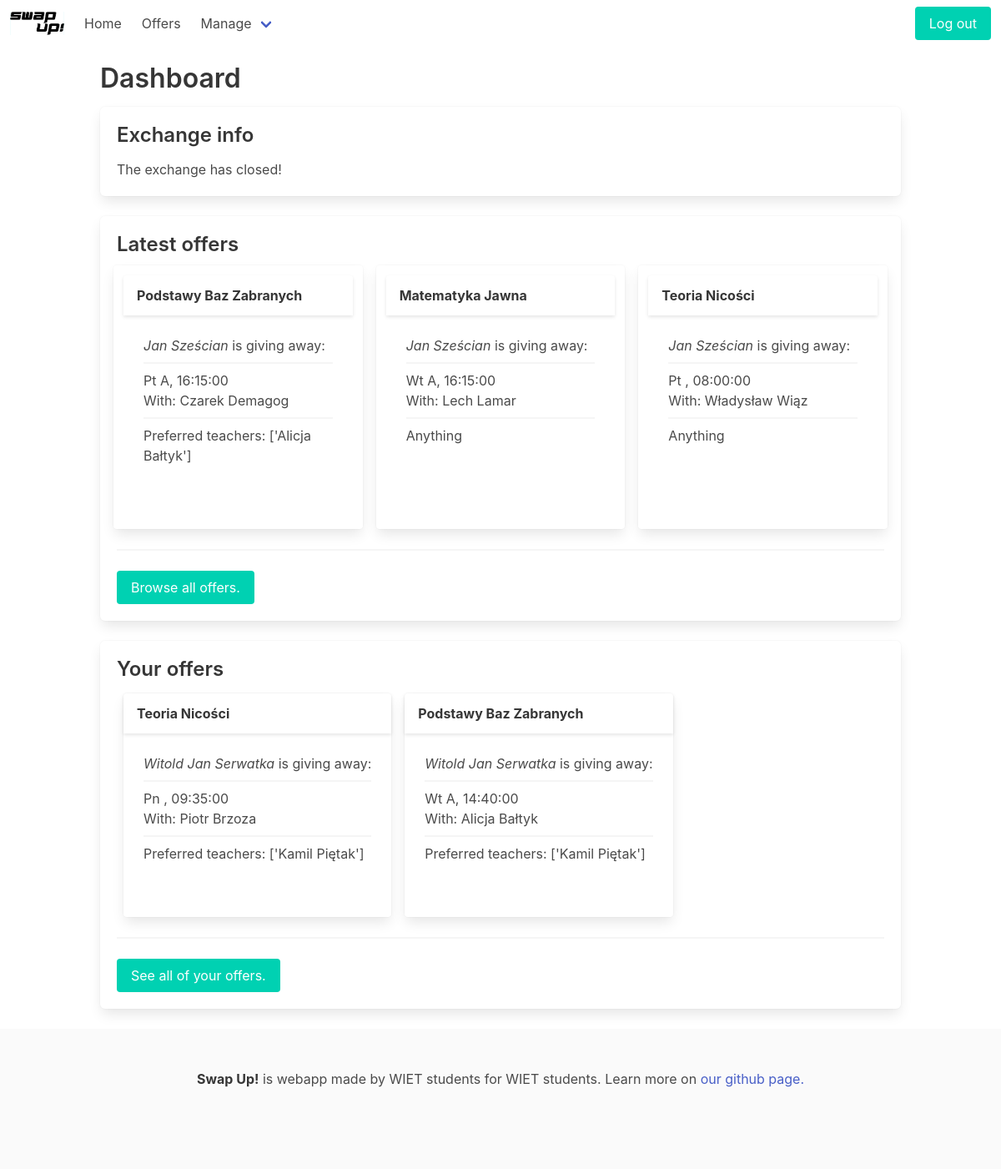
Screenshot of /exchange/ (signed in) with the database file from the repository.
### exchange/models.py (models this page shows, shortened)
class Subject(models.Model):
    name = models.CharField(max_length=30, null=True)
    category = models.CharField(max_length=30, null=True)
    path = models.CharField(max_length=30, choices=PATHS, null=True)
    semester = models.IntegerField(choices=Semester.choices, null=True)
    mandatory = models.BooleanField(null=True)

class Teacher(models.Model):
    TITLES = [
        ('inż.', 'inżynier'),
        ('mgr. inż.', 'magister inżynier'),
        ('dr.', 'doktor'),
        ('dr. inż.', 'doktor inżynier')
    ]
    name = models.CharField(max_length=60, null=True)
    title = models.CharField(max_length=30, choices=TITLES, null=True)

### exchange/views.py (the view)
# urls.py: path('', views.dashboard, name='dashboard'),
@login_required()
def dashboard(request):
    latest_offers = Offer.objects.all().exclude(student=request.user.student)
    if len(latest_offers) > 3:
        latest_offers = latest_offers[:3]
    user_offers = Offer.objects.all().filter(student=request.user.student)
    if len(user_offers) > 3:
        user_offers = user_offers[:3]
    l_offers = [o.dictionary() for o in latest_offers]
    u_offers = [o.dictionary() for o in user_offers]
    exchange_closed = Exchange.objects.get(semester=request.user.student.semester).end_time
    print(exchange_closed)
    return render(request, 'exchange/dashboard.html', {"l_offers": l_offers, "u_offers": u_offers, "date": exchange_closed})

### exchange/templates/exchange/dashboard.html (shortened to what this page needs)
{% extends 'base.html' %}
{% block content %}
<div class="container content">
    <h1 class="hero">Dashboard</h1>
    <section class="box">
        <h3 class="hero">Exchange info</h3>
        <p id="countdown"></p>
    </section>
    <section class="box">
        <h3 class="hero">Latest offers</h3>
        <div class="columns">
            {% if l_offers %}
                {% for offer in l_offers %}
                <div class="column card mx-2 mt-2">
                    <header class="card-header">
                    <p class="card-header-title">
                        {{ offer.subject }}
                    </p>
                    </header>
                    <div class="card-content">
                        <div class="content">
                            <em>{{offer.student}}</em> is giving away:
                            <hr class="my-2">
                            {{offer.time}} <br>
                            With: {{offer.teacher}}
                            <hr class="my-2">
                            {% if offer.preferred_days or offer.preferred_times or offer.preferred_teachers %}
                                {% if offer.preferred_teachers %}
                                    <p>Preferred teachers: {{offer.preferred_teachers}}</p>
                                {% endif %}
                            {% else %}
                                Anything
                            {% endif %}
                            <br>
                        </div>
                    </div>
                </div>
            {% endfor %}
          {% else %}
              <p>No offers available at the moment.</p>
          {% endif %}
        </div>
        <hr>
        <a href="{% url 'offers' %}" class="button is-primary">Browse all offers.</a>
    </section>
    <section class="box">
        <h3 class="hero">Your offers</h3>
        <div class="is-flex is-flex-direction-row">
            {% if u_offers %}
                {% for offer in u_offers %}
                <div class="card mx-2">
                    <header class="card-header">
                        <p class="card-header-title">
                            {{ offer.subject }}
                        </p>
                    </header>
                    <div class="card-content">
                        <div class="content">
                            <em>{{offer.student}}</em> is giving away:
                            <hr class="my-2">
                            {{offer.time}} <br>
                            With: {{offer.teacher}}
                            <hr class="my-2">
                            {% if offer.preferred_days or offer.preferred_times or offer.preferred_teachers %}
                                {% if offer.preferred_teachers %}
                                    <p>Preferred teachers: {{offer.preferred_teachers}}</p>
                                {% endif %}
                            {% else %}
                            Anything
                            {% endif %}
                            <br>
                        </div>
                    </div>
                </div>
                {% endfor %}
            {% else %}
                <p>You have no public offers at the moment.</p>
            {% endif %}
        </div>
        <hr>
        <a href="{% url 'user-offers' %}" class="button is-primary">See all of your offers.</a>
    </section>
</div>
{% endblock %}

### rows the page displays
Subject: subject "Podstawy Baz Zabranych", subject "Podstawy Baz Zabranych"
Teacher: teacher "Czarek Demagog"
Subject: subject "Matematyka Jawna"
Teacher: teacher "Lech Lamar"
Subject: subject "Teoria Nicości", subject "Teoria Nicości"
Teacher: teacher "Władysław Wiąz"
Teacher: teacher "Piotr Brzoza"
Teacher: teacher "Alicja Bałtyk"

### other values shown
{{ offer.student }} "Jan Sześcian" "Jan Sześcian" "Jan Sześcian"
{{ offer.time }} "Pt A, 16:15:00" "Wt A, 16:15:00" "Pt , 08:00:00"
{{ offer.preferred_teachers }} "['Alicja Bałtyk']"
{{ offer.student }} "Witold Jan Serwatka" "Witold Jan Serwatka"
{{ offer.time }} "Pn , 09:35:00" "Wt A, 14:40:00"
{{ offer.preferred_teachers }} "['Kamil Piętak']" "['Kamil Piętak']"
